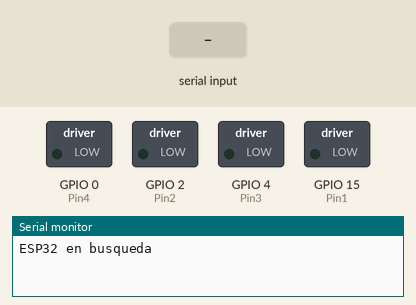
Simulated run of this program. Board: ESP32. Shown: switched loads named in the program (green lamp = pin HIGH), the last lines printed to the serial monitor. The test bench sets the inputs (shaded band). Nothing arrives over Bluetooth unless stated.

Above: at 1.7 s.
1.8 s: "F" received over the second serial link
At 3.0 s:
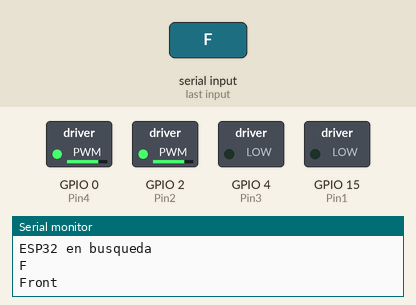
3.3 s: "E" received over the second serial link
At 4.4 s:
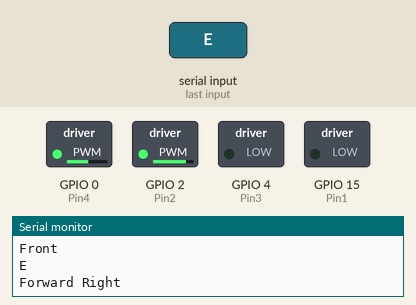
4.8 s: "Q" received over the second serial link
At 5.5 s:
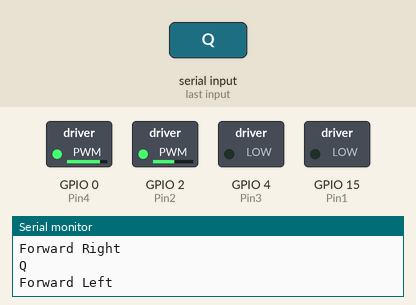
6.3 s: "R" received over the second serial link
At 6.7 s:
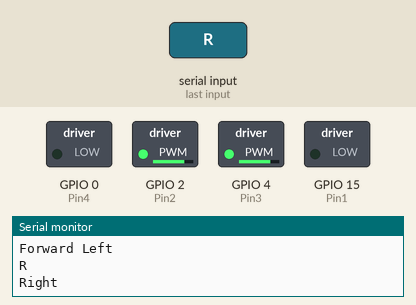
7.8 s: "L" received over the second serial link
At 9.0 s:
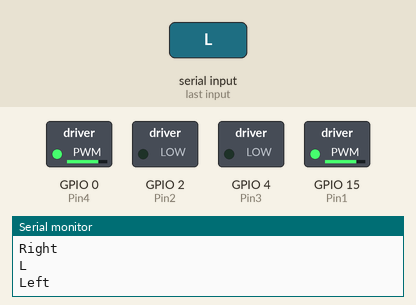
9.3 s: "E" received over the second serial link
At 10.1 s:
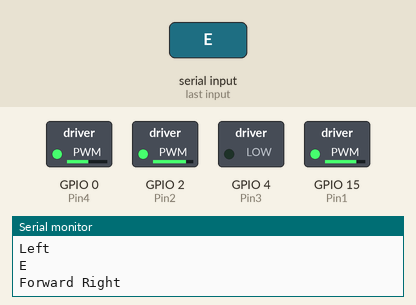
Timing chart, 0 to 11.8 s (numbered marks = the images above; inputs shaded):
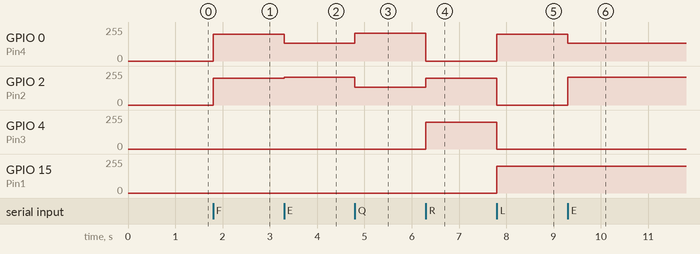

The program:

main.cpp
```cpp
#include <Arduino.h>
#include "BluetoothSerial.h"

int Pin1 = 15; //P
int Pin2 = 2; //N
int Pin3 = 4; //P
int Pin4 = 0; //N

int Speed = 255;

BluetoothSerial SerialBT;
char t;

void setup()
{
    pinMode(Pin1, OUTPUT);
    pinMode(Pin2, OUTPUT);
	pinMode(Pin3, OUTPUT);
    pinMode(Pin4, OUTPUT);
    Serial.begin(115200);
    SerialBT.begin("ESP32RubenJoan");
    delay(500);
    Serial.println("ESP32 en busqueda");

    ledcSetup(0, 5000, 8); //Canal, frecuencia y resolución de 8 bits
	ledcSetup(1, 5000, 8);
	ledcSetup(2, 5000, 8);
	ledcSetup(3, 5000, 8);

	ledcAttachPin(Pin1, 0);
	ledcAttachPin(Pin2, 1);
	ledcAttachPin(Pin3, 2);
	ledcAttachPin(Pin4, 3);
}

void loop()
{
    if(SerialBT.available())
    {
      t = SerialBT.read();
      Serial.println(t);


		if (t == '1')
		{
			Speed=165;
		}
		else if (t == '2')
		{
			Speed=195;
		}
		else if (t == '3')
		{
			Speed=225;
		}
		else if (t == '4')
		{
			Speed=255;
		}


		if(t == 'F')
		{

			ledcWrite(0, 0);
			ledcWrite(1, 200);
			ledcWrite(2, 0);
			ledcWrite(3, 200);
			Serial.println("Front"); //Front
			//digitalWrite(ledPin2, HIGH);
		}

		else if (t == 'P')
		{
			ledcWrite(1, 0);
			ledcWrite(0, 0);
			ledcWrite(2, 0);
			ledcWrite(3, 0);
			Serial.println("Stop"); //Stop
			//digitalWrite(ledPin2, LOW);
		}

		else if (t == 'E')
		{

			ledcWrite(1, 210);
			ledcWrite(2, 0);
			ledcWrite(3, 135);
			Serial.println("Forward Right"); //STOP
			//digitalWrite(ledPin2, LOW);
		}

		else if (t == 'Q')
		{
			ledcWrite(0, 0);
			ledcWrite(1, 135);
			ledcWrite(2, 0);
			ledcWrite(3, 210);
			Serial.println("Forward Left"); //STOP
			//digitalWrite(ledPin2, LOW);
		}

		else if (t == 'R')
		{
			ledcWrite(0, 0);
			ledcWrite(1, 200);
			ledcWrite(2, 200);
			ledcWrite(3, 0);
			Serial.println("Right"); //STOP
			//digitalWrite(ledPin2, LOW);
		}

		else if (t == 'L')
		{
			ledcWrite(0, 200);
			ledcWrite(1, 0);
			ledcWrite(2, 0);
			ledcWrite(3, 200);
			Serial.println("Left");
			//digitalWrite(ledPin2, LOW);
		}

		else if (t == 'B')
		{
			ledcWrite(0, 200); //Back
			ledcWrite(1, 0);
			ledcWrite(2, 200);
			ledcWrite(3, 0);
			Serial.println("Backward");
		}

		else if (t == 'A')
		{
			ledcWrite(0, 135); //Back
			ledcWrite(1, 0);
			ledcWrite(2, 210);
			ledcWrite(3, 0);
			Serial.println("Backward Left");
		}

		else if (t == 'D')
		{
			ledcWrite(0, 210); //Back
			ledcWrite(1, 0);
			ledcWrite(2, 135);
			ledcWrite(3, 0);
			Serial.println("Backward Right");
		}

		delay(100);
	}
}


/*char t;

void setup() {
pinMode(13,OUTPUT);   //left motors  forward
pinMode(12,OUTPUT);   //left motors reverse
pinMode(11,OUTPUT);   //right  motors forward
pinMode(10,OUTPUT);   //right motors reverse
pinMode(9,OUTPUT);   //Led
Serial.begin(9600);

}

void loop() {
if(Serial.available()){
  t = Serial.read();
  Serial.println(t);
}

if(t == 'F'){            //move  forward(all motors rotate in forward direction)
  digitalWrite(13,HIGH);
  digitalWrite(11,HIGH);
}

else if(t == 'B'){      //move reverse (all  motors rotate in reverse direction)
  digitalWrite(12,HIGH);
  digitalWrite(10,HIGH);
}

else if(t == 'L'){      //turn right (left side motors rotate in forward direction,  right side motors doesn't rotate)
  digitalWrite(11,HIGH);
}

else  if(t == 'R'){      //turn left (right side motors rotate in forward direction, left  side motors doesn't rotate)
  digitalWrite(13,HIGH);
}

else if(t ==  'W'){    //turn led on or off)
  digitalWrite(9,HIGH);
}
else if(t == 'w'){
  digitalWrite(9,LOW);
}

else if(t == 'S'){      //STOP (all motors stop)
  digitalWrite(13,LOW);
  digitalWrite(12,LOW);
  digitalWrite(11,LOW);
  digitalWrite(10,LOW);
}
delay(100);
}*/
```

Measured:
- after the input at 1.8 s, GPIO 0 (Pin4), GPIO 2 (Pin2): 0/255 → 199/255 at once
- after the input at 3.3 s, GPIO 0 (Pin4): 199/255 → 134/255 at once; GPIO 2 (Pin2): 199/255 → 209/255 at once
- after the input at 4.8 s, GPIO 0 (Pin4): 134/255 → 209/255 at once; GPIO 2 (Pin2): 209/255 → 134/255 at once
- after the input at 6.3 s, GPIO 0 (Pin4): 209/255 → 0/255 at once; GPIO 2 (Pin2): 134/255 → 199/255 at once; GPIO 4 (Pin3): 0/255 → 199/255 at once
- after the input at 7.8 s, GPIO 0 (Pin4), GPIO 15 (Pin1): 0/255 → 199/255 at once; GPIO 2 (Pin2), GPIO 4 (Pin3): 199/255 → 0/255 at once
- after the input at 9.3 s, GPIO 0 (Pin4): 199/255 → 134/255 at once; GPIO 2 (Pin2): 0/255 → 209/255 at once
